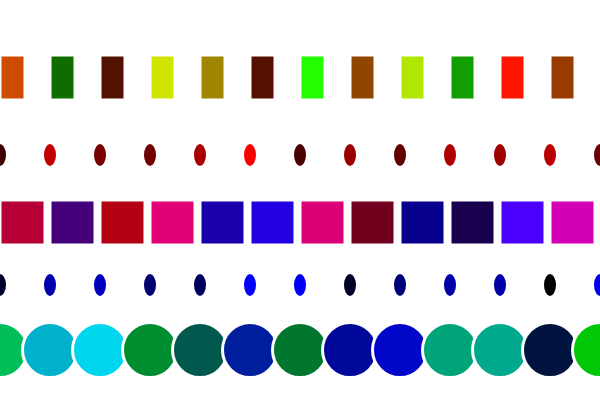
Frame 1 (no input)
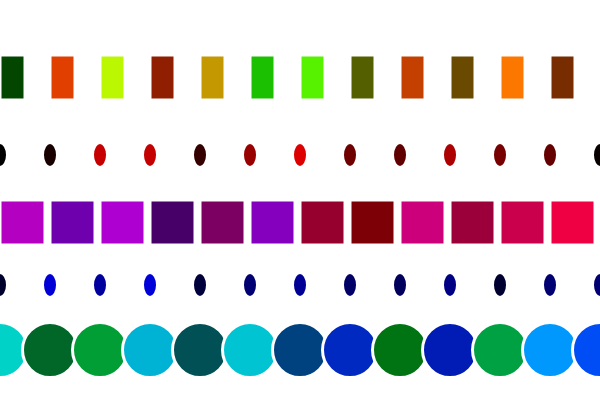
Frame 60 (no input)
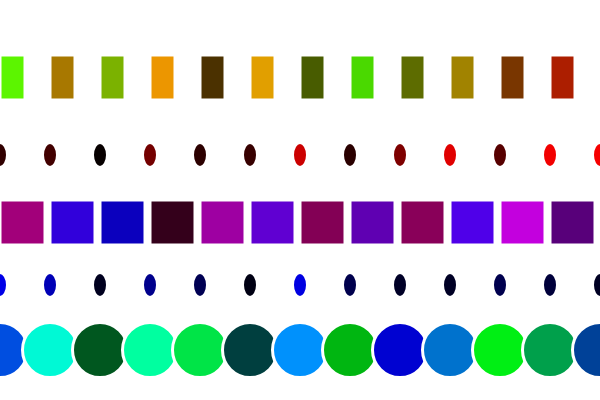
Frame 120 (the mouse pressed at the canvas centre since frame 60)

The p5.js sketch that drew these frames (run headless with seeded random() and noise() and a simulated clock; from frame 60 on, the mouse is pressed at the canvas centre):

// p5.js sketch
// ── sketch.js
var offset = 0;
function setup() {
  createCanvas(600, 400);
}

function draw() {
  background(255);
  strokeWeight(3);
  stroke(255);
  
  for (var x = 0; x <= width; x += 50){
    fill(random(255), 0, random(255));
    rect(x + offset, 200, 45, 45);
    
    fill(0, random(255), random(255));
    ellipse(x + offset, 350, 55, 55);
    
    fill(random(255), random(255), 0);
    rect(x + offset, 55, 25, 45);
    
    fill(random(255), 0, 0);
    ellipse(x + offset, 155, 15, 25);
    
    fill(0, 0, random(255));
    ellipse(x + offset, 285, 15, 25);
    
  }

}
